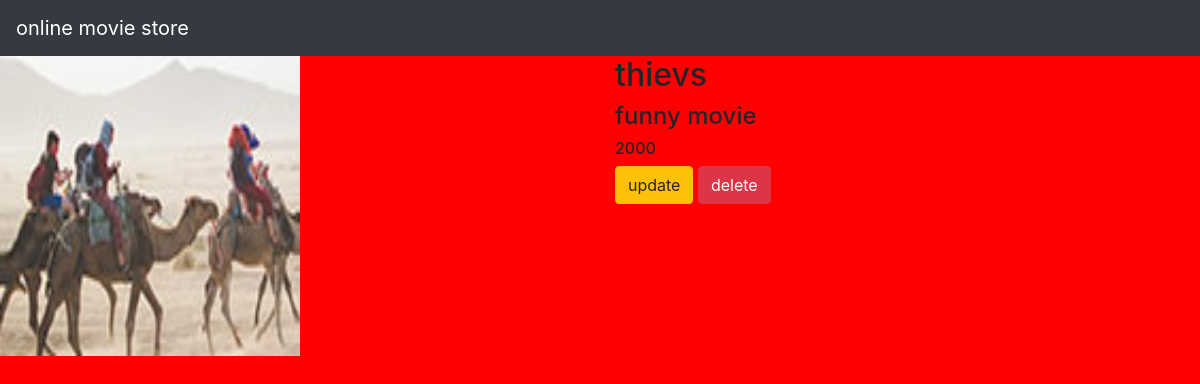
The app's page /movie/4/ with its own data.
### movieapp/models.py (models this page shows, shortened)
class Movie(models.Model):
    name=models.CharField(max_length=250)
    disc=models.TextField()
    year=models.IntegerField()
    img=models.ImageField(upload_to='gallery')

### movieapp/views.py (the view)
# urls.py: path('movie/<int:movie_id>/',views.detail,name="detail"),
def detail(request,movie_id):
    movie=Movie.objects.get(id=movie_id)
    return render(request,"detail.html",{'movie':movie})

### templates/detail.html
{% extends 'base.html' %}
{% block body %}
<div classs="container">
    <div class="row">
        <div class="col-md-6">
            <img src="{{movie.img.url}}" width="300" height="300">
        </div>
    <div class="col-md-6">
        <h2>{{movie.name}}</h2>
        <h4>{{movie.disc}}</h4>
        <h6>{{movie.year}}</h6>
        <a class="btn btn-warning" href="{% url 'movieapp:update' movie.id %}">update</a>
        <a class="btn btn-danger" href="{% url 'movieapp:delete' movie.id %}">delete</a>
    </div>
  </div>
</div>
{% endblock %}

### static/style.css (style rules this page uses)
body { background-color:red; }

### records on screen
Movie: img (picture), name "thievs", disc "funny movie", year "2000"
